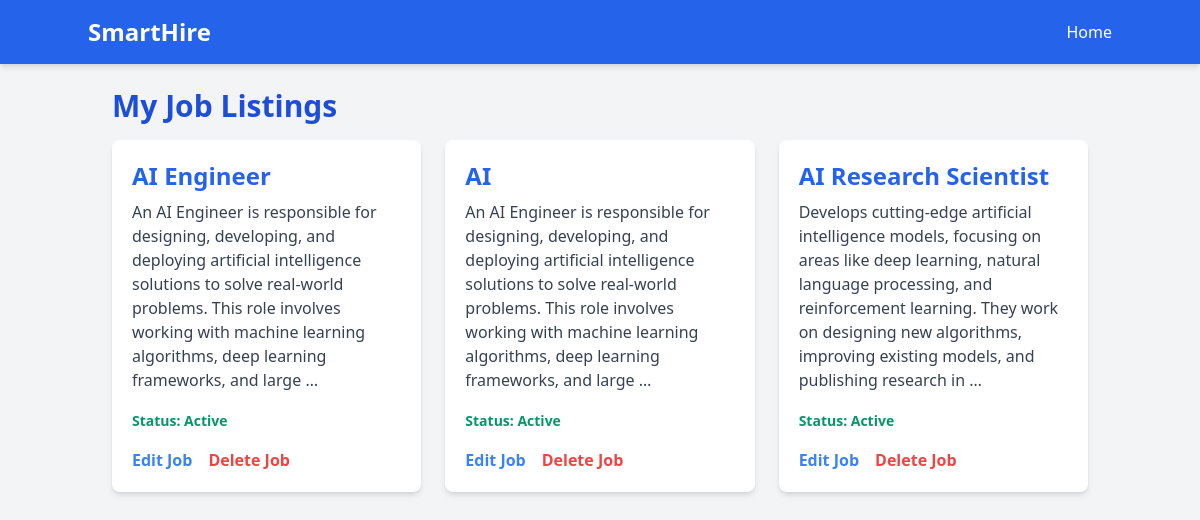
Screenshot of /viewjobs/ (signed in) with the database file from the repository.
### job/models.py (models this page shows)
class Jobrequirements(models.Model):
    jobprovider = models.ForeignKey(JobproviderRegister, on_delete=models.CASCADE)
    job_title = models.CharField(max_length=50,null=True, blank=True)
    job_description = models.TextField(null=True, blank=True)
    status=models.BooleanField(default=False, null=True)

### job/views.py (the view)
# urls.py: path('viewjobs/',viewJobs,name='viewjobs'),
def viewJobs(request):
    if 'jobprovider_id' in request.session:
        jobprovider_id = request.session['jobprovider_id']
        user = JobproviderRegister.objects.get(id=jobprovider_id)
        jobs = Jobrequirements.objects.filter(jobprovider=user)
        return render(request, 'viewjobs.html', {'jobs': jobs})
    else:
        return redirect('jobproviderlogin')

### job/templates/viewjobs.html (shortened to what this page needs)
<!DOCTYPE html>
<html lang="en">
<head>
    <link href="https://cdn.jsdelivr.net/npm/tailwindcss@2.2.19/dist/tailwind.min.css" rel="stylesheet">
</head>
<body class="bg-gray-100 text-gray-800">
    <nav class="bg-blue-600 text-white py-4 shadow-md">
        <div class="container mx-auto flex justify-between items-center">
            <a href="" class="text-2xl font-bold">SmartHire</a>
            <ul class="flex space-x-4">
                <li><a href="/jobprovideindex/" class="hover:text-yellow-300">Home</a></li>
            </ul>
        </div>
    </nav>
    <div class="container mx-auto p-6">
        <h1 class="text-3xl font-bold text-blue-700 mb-4">My Job Listings</h1>
        {% if jobs %}
            <div class="grid grid-cols-1 md:grid-cols-2 lg:grid-cols-3 gap-6">
                {% for job in jobs %}
                    <div class="bg-white p-5 rounded-lg shadow-md hover:shadow-lg transition">
                        <h2 class="text-2xl font-semibold text-blue-600 mb-2">{{ job.job_title }}</h2>
                        <p class="text-gray-700 mt-2">
                            {{ job.job_description | truncatewords:30 }}
                        </p>
                        <div class="mt-4">
                            <span class="text-sm font-semibold {% if job.status %}text-green-600{% else %}text-red-600{% endif %}">
                                Status: {% if job.status %}Active{% else %}Inactive{% endif %}
                            </span>
                        </div>
                        <div class="mt-4 flex space-x-4">
                            <a href="/EditjobReq/{{ job.id }}/" class="text-blue-500 hover:text-blue-600 font-semibold">
                                Edit Job
                            </a>
                            <a href="/Deletejob/{{ job.id }}/" class="text-red-500 hover:text-red-600 font-semibold"
                               onclick="return confirm('Are you sure you want to delete this job?');">
                                Delete Job
                            </a>
                        </div>
                    </div>
                {% endfor %}
            </div>
        {% else %}
            <div class="bg-yellow-100 text-yellow-800 p-4 rounded text-center mt-6">
                <p>You have not posted any jobs yet. <a href="/PostJob/" class="text-blue-600 font-semibold">Post a job now.</a></p>
            </div>
        {% endif %}
    </div>
</body>
</html>

### rows the page displays
Jobrequirements: job_title "AI Engineer", job_description "An AI Engineer is responsible for designing, developing, and deploying artificial intelligence solutions to solve real-world problems. This role involves working with machine learning algorithms, deep learning frameworks, and large …", status "Active"
Jobrequirements: job_title "AI", job_description "An AI Engineer is responsible for designing, developing, and deploying artificial intelligence solutions to solve real-world problems. This role involves working with machine learning algorithms, deep learning frameworks, and large …", status "Active"
Jobrequirements: job_title "AI Research Scientist", job_description "Develops cutting-edge artificial intelligence models, focusing on areas like deep learning, natural language processing, and reinforcement learning. They work on designing new algorithms, improving existing models, and publishing research in …", status "Active"
